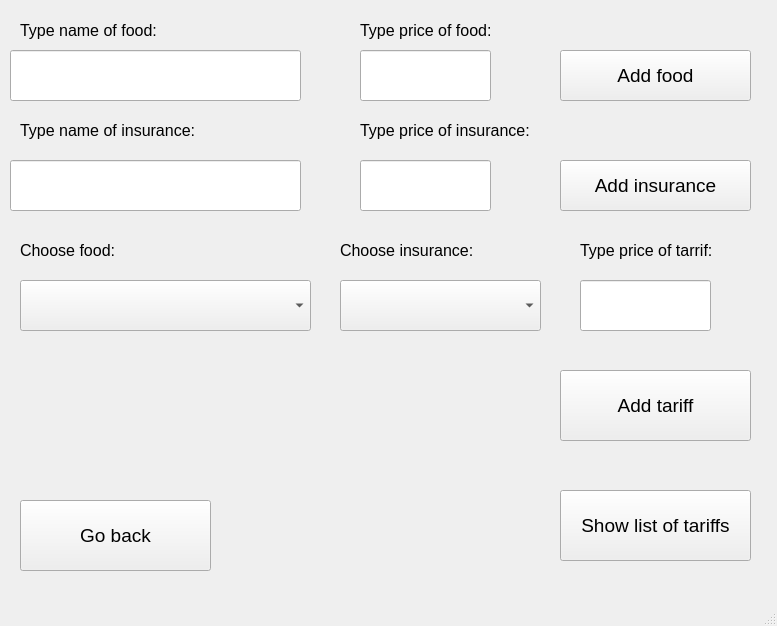
<?xml version="1.0" encoding="UTF-8"?>
<ui version="4.0">
 <class>MainWindow</class>
 <widget class="QMainWindow" name="MainWindow">
  <property name="geometry">
   <rect>
    <x>0</x>
    <y>0</y>
    <width>777</width>
    <height>626</height>
   </rect>
  </property>
  <property name="windowTitle">
   <string>adminWindow</string>
  </property>
  <widget class="QWidget" name="centralwidget">
   <widget class="QPushButton" name="foodBtn">
    <property name="geometry">
     <rect>
      <x>560</x>
      <y>50</y>
      <width>191</width>
      <height>51</height>
     </rect>
    </property>
    <property name="font">
     <font>
      <pointsize>14</pointsize>
     </font>
    </property>
    <property name="text">
     <string>Add food</string>
    </property>
   </widget>
   <widget class="QPushButton" name="insuranceBtn">
    <property name="geometry">
     <rect>
      <x>560</x>
      <y>160</y>
      <width>191</width>
      <height>51</height>
     </rect>
    </property>
    <property name="font">
     <font>
      <pointsize>14</pointsize>
     </font>
    </property>
    <property name="text">
     <string>Add insurance</string>
    </property>
   </widget>
   <widget class="QPushButton" name="tariffBtn">
    <property name="geometry">
     <rect>
      <x>560</x>
      <y>370</y>
      <width>191</width>
      <height>71</height>
     </rect>
    </property>
    <property name="font">
     <font>
      <pointsize>14</pointsize>
     </font>
    </property>
    <property name="text">
     <string>Add tariff</string>
    </property>
   </widget>
   <widget class="QLineEdit" name="foodName">
    <property name="geometry">
     <rect>
      <x>10</x>
      <y>50</y>
      <width>291</width>
      <height>51</height>
     </rect>
    </property>
   </widget>
   <widget class="QLineEdit" name="foodPrice">
    <property name="geometry">
     <rect>
      <x>360</x>
      <y>50</y>
      <width>131</width>
      <height>51</height>
     </rect>
    </property>
   </widget>
   <widget class="QLineEdit" name="insuranceName">
    <property name="geometry">
     <rect>
      <x>10</x>
      <y>160</y>
      <width>291</width>
      <height>51</height>
     </rect>
    </property>
   </widget>
   <widget class="QLineEdit" name="insurancePrice">
    <property name="geometry">
     <rect>
      <x>360</x>
      <y>160</y>
      <width>131</width>
      <height>51</height>
     </rect>
    </property>
   </widget>
   <widget class="QComboBox" name="foodCb">
    <property name="geometry">
     <rect>
      <x>20</x>
      <y>280</y>
      <width>291</width>
      <height>51</height>
     </rect>
    </property>
   </widget>
   <widget class="QComboBox" name="insuranceCb">
    <property name="geometry">
     <rect>
      <x>340</x>
      <y>280</y>
      <width>201</width>
      <height>51</height>
     </rect>
    </property>
   </widget>
   <widget class="QLabel" name="label">
    <property name="geometry">
     <rect>
      <x>20</x>
      <y>20</y>
      <width>151</width>
      <height>20</height>
     </rect>
    </property>
    <property name="font">
     <font>
      <pointsize>12</pointsize>
     </font>
    </property>
    <property name="text">
     <string>Type name of food:</string>
    </property>
   </widget>
   <widget class="QLabel" name="label_2">
    <property name="geometry">
     <rect>
      <x>360</x>
      <y>20</y>
      <width>151</width>
      <height>20</height>
     </rect>
    </property>
    <property name="font">
     <font>
      <pointsize>12</pointsize>
     </font>
    </property>
    <property name="text">
     <string>Type price of food:</string>
    </property>
   </widget>
   <widget class="QLabel" name="label_3">
    <property name="geometry">
     <rect>
      <x>20</x>
      <y>120</y>
      <width>261</width>
      <height>20</height>
     </rect>
    </property>
    <property name="font">
     <font>
      <pointsize>12</pointsize>
     </font>
    </property>
    <property name="text">
     <string>Type name of insurance:</string>
    </property>
   </widget>
   <widget class="QLabel" name="label_4">
    <property name="geometry">
     <rect>
      <x>360</x>
      <y>120</y>
      <width>181</width>
      <height>20</height>
     </rect>
    </property>
    <property name="font">
     <font>
      <pointsize>12</pointsize>
     </font>
    </property>
    <property name="text">
     <string>Type price of insurance:</string>
    </property>
   </widget>
   <widget class="QLabel" name="label_5">
    <property name="geometry">
     <rect>
      <x>20</x>
      <y>240</y>
      <width>261</width>
      <height>20</height>
     </rect>
    </property>
    <property name="font">
     <font>
      <pointsize>12</pointsize>
     </font>
    </property>
    <property name="text">
     <string>Choose food:</string>
    </property>
   </widget>
   <widget class="QLabel" name="label_6">
    <property name="geometry">
     <rect>
      <x>340</x>
      <y>240</y>
      <width>181</width>
      <height>20</height>
     </rect>
    </property>
    <property name="font">
     <font>
      <pointsize>12</pointsize>
     </font>
    </property>
    <property name="text">
     <string>Choose insurance:</string>
    </property>
   </widget>
   <widget class="QLineEdit" name="tariffPrice">
    <property name="geometry">
     <rect>
      <x>580</x>
      <y>280</y>
      <width>131</width>
      <height>51</height>
     </rect>
    </property>
   </widget>
   <widget class="QLabel" name="label_7">
    <property name="geometry">
     <rect>
      <x>580</x>
      <y>240</y>
      <width>151</width>
      <height>20</height>
     </rect>
    </property>
    <property name="font">
     <font>
      <pointsize>12</pointsize>
     </font>
    </property>
    <property name="text">
     <string>Type price of tarrif:</string>
    </property>
   </widget>
   <widget class="QPushButton" name="backBtn">
    <property name="geometry">
     <rect>
      <x>20</x>
      <y>500</y>
      <width>191</width>
      <height>71</height>
     </rect>
    </property>
    <property name="font">
     <font>
      <pointsize>14</pointsize>
     </font>
    </property>
    <property name="text">
     <string>Go back</string>
    </property>
   </widget>
   <widget class="QPushButton" name="showBtn">
    <property name="geometry">
     <rect>
      <x>560</x>
      <y>490</y>
      <width>191</width>
      <height>71</height>
     </rect>
    </property>
    <property name="font">
     <font>
      <pointsize>14</pointsize>
     </font>
    </property>
    <property name="text">
     <string>Show list of tariffs</string>
    </property>
   </widget>
  </widget>
  <widget class="QMenuBar" name="menubar">
   <property name="geometry">
    <rect>
     <x>0</x>
     <y>0</y>
     <width>777</width>
     <height>21</height>
    </rect>
   </property>
  </widget>
  <widget class="QStatusBar" name="statusbar"/>
 </widget>
 <resources/>
 <connections/>
</ui>
